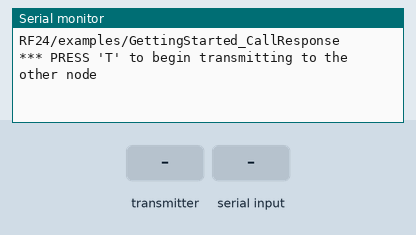
Recording of a sketch running on a simulated Arduino Uno, built with avr-gcc and run on an emulated ATmega328P. Parts: the last lines printed to the serial monitor. The inputs (shaded band) are chosen by the test bench. No radio packets arrive unless stated.

Above: at 1.2 s.
1.3 s: the transmitter starts sending gotByte = 0
At 1.37 s:
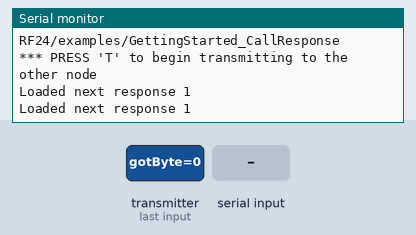
3.2 s: "T" received over Serial
At 4.0 s:
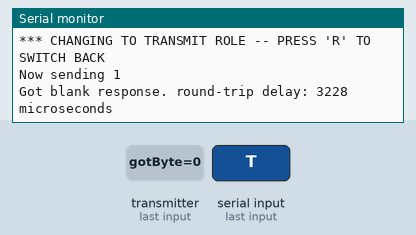
4.7 s: "R" received over Serial
At 5.32 s:
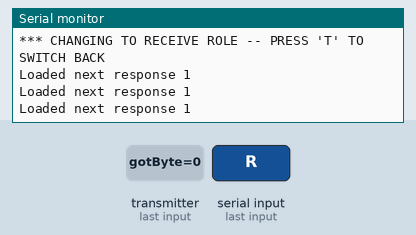

Measured:
- after the input at 1.3 s, the serial monitor: prints a new line at once (image 1)
- after the input at 3.2 s, the serial monitor: prints a new line at once (image 2)
- after the input at 4.7 s, the serial monitor: prints a new line after 0.51 s (image 3)

The sketch:

GettingStarted_Response.ino
```cpp
/*
   Dec 2014 - TMRh20 - Updated
   Derived from examples by J. Coliz <maniacbug@ymail.com>
*/
/**
 * Example for efficient call-response using ack-payloads
 *
 * This example continues to make use of all the normal functionality of the radios including
 * the auto-ack and auto-retry features, but allows ack-payloads to be written optionlly as well.
 * This allows very fast call-response communication, with the responding radio never having to
 * switch out of Primary Receiver mode to send back a payload, but having the option to switch to
 * primary transmitter if wanting to initiate communication instead of respond to a commmunication.
 */

#include <SPI.h>
#include "RF24.h"

// You must include printf and run printf_begin() if you wish to use radio.printDetails();
//#include "printf.h"

/****************** User Config ***************************/
/***      Set this radio as radio number 0 or 1         ***/
bool radioNumber = 1;

/* Hardware configuration: Set up nRF24L01 radio on SPI bus plus pins 7 & 8 */
RF24 radio(10,9);
/**********************************************************/
                                                                           // Topology
byte addresses[][6] = {"1Node","2Node"};              // Radio pipe addresses for the 2 nodes to communicate.

// Role management: Set up role.  This sketch uses the same software for all the nodes
// in this system.  Doing so greatly simplifies testing.
typedef enum { role_ping_out = 1, role_pong_back } role_e;                 // The various roles supported by this sketch
const char* role_friendly_name[] = { "invalid", "Ping out", "Pong back"};  // The debug-friendly names of those roles
role_e role = role_pong_back;                                              // The role of the current running sketch

byte counter = 1;                                                          // A single byte to keep track of the data being sent back and forth


void setup(){

  Serial.begin(115200);
  // printf_begin(); // This is for initializing printf that is used by printDetails()
  Serial.println(F("RF24/examples/GettingStarted_CallResponse"));
  Serial.println(F("*** PRESS 'T' to begin transmitting to the other node"));

  // Setup and configure radio

  radio.begin();

  radio.enableAckPayload();                     // Allow optional ack payloads
  radio.enableDynamicPayloads();                // Ack payloads are dynamic payloads

  if(radioNumber){
    radio.openWritingPipe(addresses[1]);        // Both radios listen on the same pipes by default, but opposite addresses
    radio.openReadingPipe(1,addresses[0]);      // Open a reading pipe on address 0, pipe 1
  }else{
    radio.openWritingPipe(addresses[0]);
    radio.openReadingPipe(1,addresses[1]);
  }
  radio.startListening();                       // Start listening

  radio.writeAckPayload(1,&counter,1);          // Pre-load an ack-paylod into the FIFO buffer for pipe 1
  //radio.printDetails();
}

void loop(void) {


/****************** Ping Out Role ***************************/

  if (role == role_ping_out){                               // Radio is in ping mode

    byte gotByte;                                           // Initialize a variable for the incoming response

    radio.stopListening();                                  // First, stop listening so we can talk.
    Serial.print(F("Now sending "));                         // Use a simple byte counter as payload
    Serial.println(counter);

    unsigned long time = micros();                          // Record the current microsecond count

    if ( radio.write(&counter,1) ){                         // Send the counter variable to the other radio
        if(!radio.available()){                             // If nothing in the buffer, we got an ack but it is blank
            Serial.print(F("Got blank response. round-trip delay: "));
            Serial.print(micros()-time);
            Serial.println(F(" microseconds"));
        }else{
            while(radio.available() ){                      // If an ack with payload was received
                radio.read( &gotByte, 1 );                  // Read it, and display the response time
                unsigned long timer = micros();

                Serial.print(F("Got response "));
                Serial.print(gotByte);
                Serial.print(F(" round-trip delay: "));
                Serial.print(timer-time);
                Serial.println(F(" microseconds"));
                counter++;                                  // Increment the counter variable
            }
        }

    }else{        Serial.println(F("Sending failed.")); }          // If no ack response, sending failed

    delay(1000);  // Try again later
  }


/****************** Pong Back Role ***************************/

  if ( role == role_pong_back ) {
    byte pipeNo, gotByte;                          // Declare variables for the pipe and the byte received
    while( radio.available(&pipeNo)){              // Read all available payloads
      radio.read( &gotByte, 1 );
                                                   // Since this is a call-response. Respond directly with an ack payload.
      gotByte += 1;                                // Ack payloads are much more efficient than switching to transmit mode to respond to a call
      radio.writeAckPayload(pipeNo,&gotByte, 1 );  // This can be commented out to send empty payloads.
      Serial.print(F("Loaded next response "));
      Serial.println(gotByte);
   }
 }


/****************** Change Roles via Serial Commands ***************************/

  if ( Serial.available() )
  {
    char c = toupper(Serial.read());
    if ( c == 'T' && role == role_pong_back ){
      Serial.println(F("*** CHANGING TO TRANSMIT ROLE -- PRESS 'R' TO SWITCH BACK"));
      role = role_ping_out;  // Become the primary transmitter (ping out)
      counter = 1;
   }else
    if ( c == 'R' && role == role_ping_out ){
      Serial.println(F("*** CHANGING TO RECEIVE ROLE -- PRESS 'T' TO SWITCH BACK"));
       role = role_pong_back; // Become the primary receiver (pong back)
       radio.startListening();
       counter = 1;
       radio.writeAckPayload(1,&counter,1);

    }
  }
}
```
